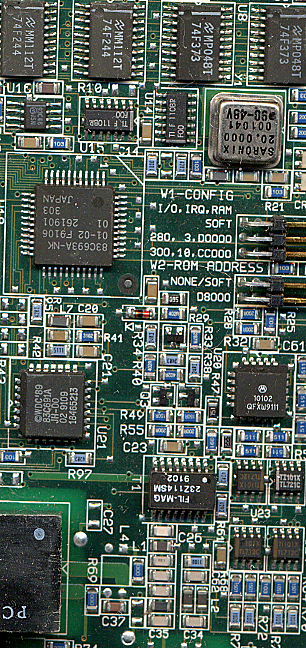
#> input picture src/BOARD.TIF, 306 x 648 px
$ python grayhistthresh.py
#> lines starting #> are read from the running program, lines starting #| are printed output that depends on the picture; after the words box and inside, x2 and y2 are one past the last pixel; in counts of white or black regions, pixels touching at a corner belong together
# coding:utf8
import cv2
import numpy as np
from matplotlib import pyplot as plt

def histogram(grayfig):
    x = grayfig.shape[0]
    y = grayfig.shape[1]
    hist = np.zeros(256)
    for i in range(x):
        for j in range(y):
            hist[grayfig[i][j]] += 1
    return hist

def threshTwoPeaks(image):

    # 计算灰度直方图
    hist = histogram(image)
    # 寻找灰度直方图的最大峰值对应的灰度值
    maxLoc = np.where(hist == np.max(hist)) #maxLoc 中存放位置
    firstPeak = maxLoc[0][0]
    # 寻找灰度直方图的第二个峰值对应的灰度值
    elementList = np.arange(256,dtype = np.uint64)
    measureDists = np.power(elementList - firstPeak,2) * hist

    maxLoc2 = np.where(measureDists == np.max(measureDists))
    secondPeak = maxLoc2[0][0]

    # 找到两个峰值之间的最小值对应的灰度值，作为阈值
    thresh = 0
    if secondPeak > firstPeak:
        firstPeak,secondPeak = secondPeak,firstPeak
    #在两峰之间找到最低点
    temp = hist[secondPeak:firstPeak]
    minloc = np.where(temp == np.min(temp))
    thresh = secondPeak + minloc[0][0] + 1
    # 找到阈值之后进行阈值处理，得到二值图
    threshImage_out = image.copy()
    # 大于阈值的都设置为255
    threshImage_out[threshImage_out > thresh] = 255
    # 小于阈值的都设置为0
    threshImage_out[threshImage_out <= thresh] = 0
    return thresh, threshImage_out

if __name__ == "__main__":

    # img_path = 'src/cameraman.tif'
    img_path = 'src/BOARD.TIF'
    img_gray = cv2.imread(img_path, cv2.IMREAD_GRAYSCALE)
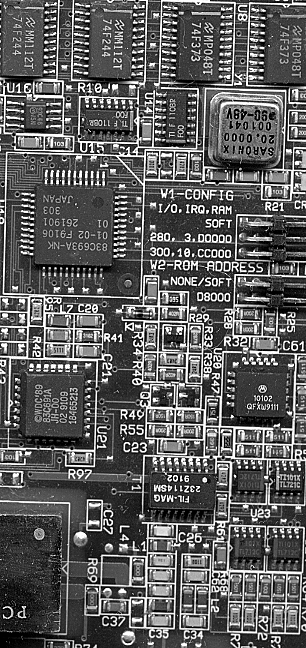
#> img_gray: shape (648, 306); min 0, max 255, mean 93.5


    th, img_new = threshTwoPeaks(img_gray)
#> in threshTwoPeaks, `hist = histogram(image)`: hist = 256 values, max 11333 at index 255, min 186 at index 226, mean 774.6
#> in threshTwoPeaks, `maxLoc = np.where(hist == np.max(hist))`: maxLoc = ([255],)
#> in threshTwoPeaks, `firstPeak = maxLoc[0][0]`: firstPeak = 255
#> in threshTwoPeaks, `measureDists = np.power(elementList - firstPeak,2) * hist`: measureDists = 256 values, max 329741775 at index 0, min 0 at index 255, mean 24360834.2
#> in threshTwoPeaks, `maxLoc2 = np.where(measureDists == np.max(measureDists))`: maxLoc2 = ([0],)
#> in threshTwoPeaks, `secondPeak = maxLoc2[0][0]`: secondPeak = 0
#> in threshTwoPeaks, `temp = hist[secondPeak:firstPeak]`: temp = 255 values, max 5071 at index 0, min 186 at index 226, mean 733.2
#> in threshTwoPeaks, `minloc = np.where(temp == np.min(temp))`: minloc = ([226],)
#> in threshTwoPeaks, `thresh = secondPeak + minloc[0][0] + 1`: thresh = 227
#> in threshTwoPeaks, `threshImage_out[threshImage_out > thresh] = 255`: threshImage_out: shape (648, 306); 4.57% of pixels changed, all inside (x1, y1, x2, y2) = (0, 0, 306, 648)
#> in threshTwoPeaks, `threshImage_out[threshImage_out <= thresh] = 0`:
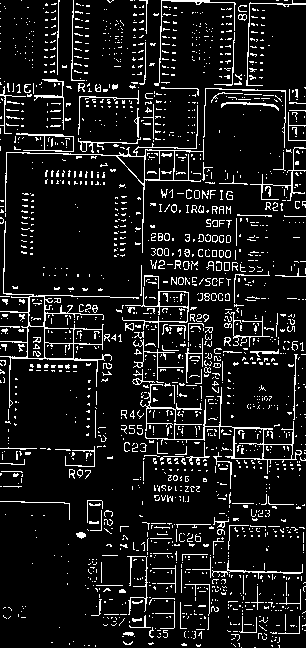
#> threshImage_out: shape (648, 306); 10.3% white in thin lines or dots
#> th = 227
    th1,img_new_1 = cv2.threshold(img_gray, 0, 255,  cv2.THRESH_BINARY + cv2.THRESH_TRIANGLE)
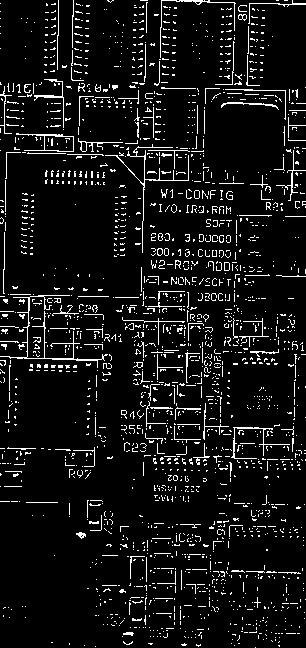
#> img_new_1: shape (648, 306); 7.7% white in thin lines or dots
#> th1 = 248
    print(th,th1)
#| 227 248.0
    plt.subplot(131), plt.imshow(img_gray, cmap='gray')
    plt.title('Original Image'), plt.xticks([]), plt.yticks([])
    plt.subplot(132), plt.imshow(img_new, cmap='gray')
    plt.title('Image'), plt.xticks([]), plt.yticks([])
    plt.subplot(133), plt.imshow(img_new_1, cmap='gray')
    plt.title('CV2 Image1'), plt.xticks([]), plt.yticks([])
    plt.show()
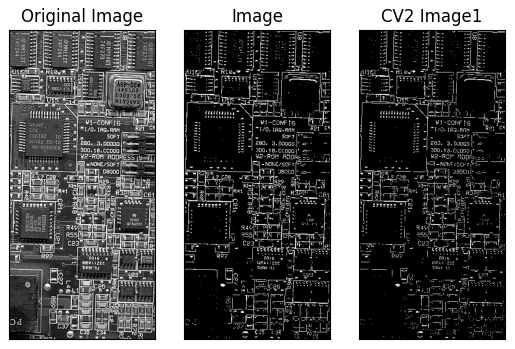
#> figure drawn by matplotlib, 3 panels

$ run again, with src/TESTPAT1.TIF copied over src/BOARD.TIF
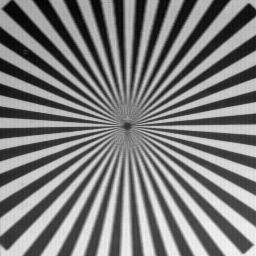
#> input picture src/TESTPAT1.TIF, 256 x 256 px
#> img_gray is the input picture: shape (256, 256); min 0, max 244, mean 124.7
#> in threshTwoPeaks, `hist = histogram(image)`: hist = 256 values, max 624 at index 188, min 0 at index 245, mean 256
#> maxLoc = ([188],)
#> firstPeak = 188
#> measureDists = 256 values, max 11725641 at index 17, min 0 at index 188, mean 2285520
#> maxLoc2 = ([17],)
#> secondPeak = 17
#> temp = 171 values, max 597 at index 169, min 133 at index 75, mean 268.1
#> minloc = ([75],)
#> thresh = 93
#> in threshTwoPeaks, `threshImage_out[threshImage_out <= thresh] = 0`:
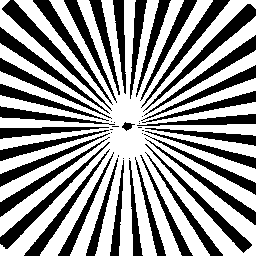
#> threshImage_out: shape (256, 256); 58.6% white; 51 black regions (14 under 20 px), largest, box (x1, y1, x2, y2) and area: (2, 0, 112, 111) 1206, (143, 4, 256, 112) 1200, (0, 142, 110, 249) 1083
#> img_new_1: shape (256, 256); 42.5% white; 47 white regions (11 under 20 px), largest, box (x1, y1, x2, y2) and area: (142, 138, 256, 256) 2424, (0, 142, 112, 256) 1267, (0, 137, 112, 235) 1063
#> th1 = 158
#| 93 158.0
#> `plt.show()`:
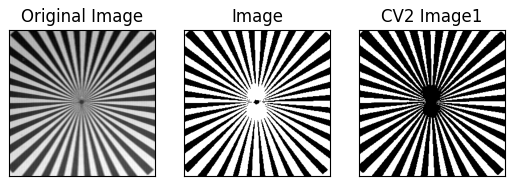
#> figure drawn by matplotlib, 3 panels
